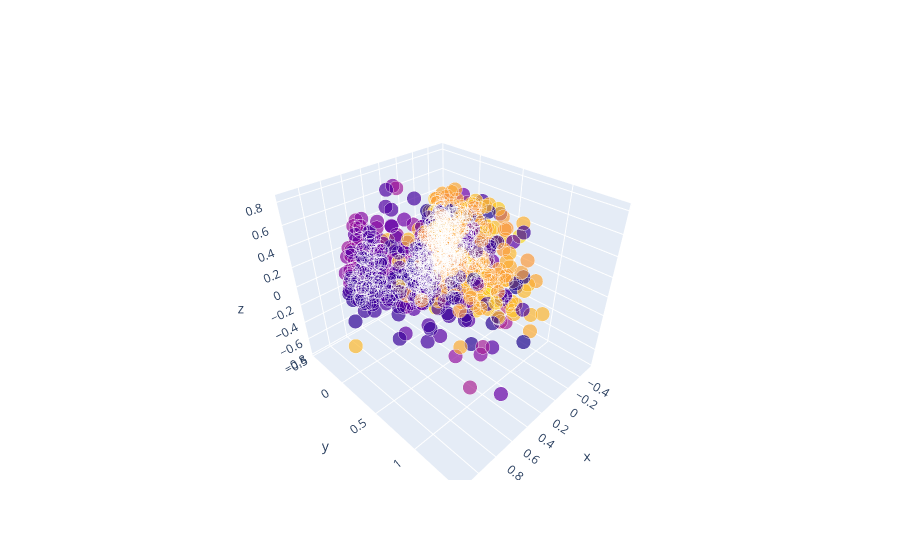

Notebook code for this chart:
### Code cell
chosen = ["danceability", "liveness", "tempo", "valence", "loudness", "speechiness", "acousticness", "danceability", "instrumentalness","energy"]
text1 = df["artist_name"] + " - " + df["track_name"]
text2 = text1.values

# X = data_frame.drop(droppable, axis=1).values
X = df[chosen].values
y = df["popularity"].values

min_max_scaler = MinMaxScaler()
X = min_max_scaler.fit_transform(X)

pca = PCA(n_components=3)
pca.fit(X)

X = pca.transform(X)

import plotly.offline as py
py.init_notebook_mode(connected=True)
import plotly.graph_objs as go
import plotly.tools as tls

trace = go.Scatter3d(
    x=X[:,0],
    y=X[:,1],
    z=X[:,2],
    text=text2,
    mode="markers",
    marker=dict(
        size=(20,20),
        color=y
    )
)

fig = go.Figure(data=[trace])
py.iplot(fig, filename="test-graph")

### Figure 1 — Plotly figure (JSON) as saved in the notebook; plotly's stock layout.template omitted (floating-point values rounded to 4 significant figures; data arrays with more than 128 entries replaced by an {"elided": "..."} marker saying what was removed)
{"data": [{"marker": {"color": {"elided": "956 int values"}, "size": [20, 20]}, "mode": "markers", "text": {"elided": "956 str values"}, "type": "scatter3d", "x": {"elided": "956 float values"}, "y": {"elided": "956 float values"}, "z": {"elided": "956 float values"}}], "layout": {}}
